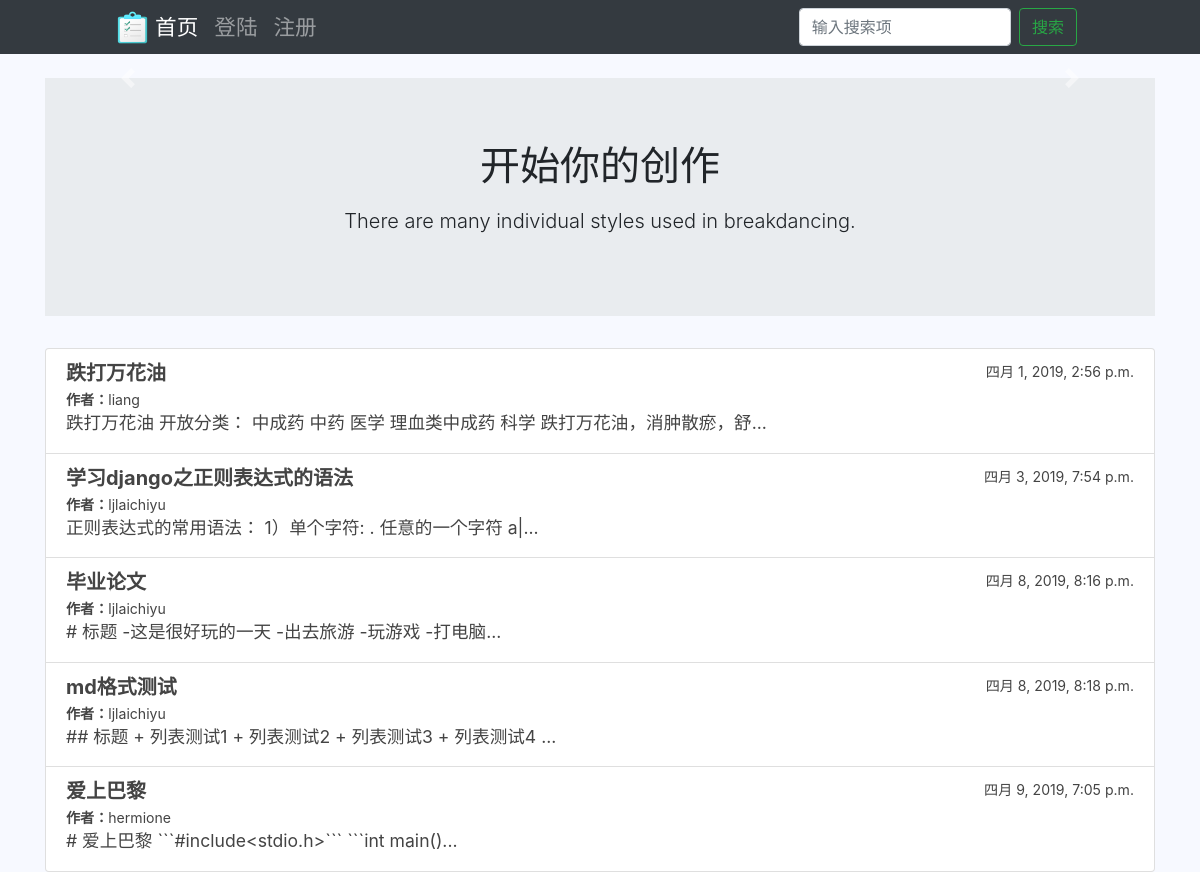
The page / on the database its author committed.
### pblog/models.py (models this page shows, shortened)
class MARTICLE(models.Model):
    writer = models.ForeignKey(User, related_name='article_writer', on_delete=models.CASCADE)
    title = models.CharField(max_length=500)
    content = models.CharField(blank=True, null=True, max_length=1000)
    ctime = models.DateTimeField(auto_now_add=True)
    audit = models.BooleanField(default=False)
    class Meta:
        verbose_name = 'MARTICLE'
        verbose_name_plural = 'MARTICLEs'

### pblog/views.py (the view)
# urls.py: path('',views.mhome,name='home'),
def mhome(request):
    allarticles = MARTICLE.objects.all()
    content = {'allarticles':allarticles}
    return render(request,'pblog/home.html',content)

### pblog/templates/pblog/home.html (shortened to what this page needs)
{% extends 'pblog/base.html' %}
{% load static %}
{% block css %}{% static 'pblog/css/home.css' %}{% endblock css %}
{% block main %}
<div id="carouselExampleControls" class="carousel slide text-center" data-ride="carousel">
<a class="carousel-control-prev" href="#carouselExampleControls" role="button" data-slide="prev">
    <span class="carousel-control-prev-icon" aria-hidden="true"></span>
</a>
<a class="carousel-control-next" href="#carouselExampleControls" role="button" data-slide="next">
    <span class="carousel-control-next-icon" aria-hidden="true"></span>
</a>
</div>
    <div class="jumbotron jumbotron-fluid">
    <div class="container text-center">
      {% if user.is_authenticated %}
      <h1 class="display-8"><p  data-toggle="modal" data-target="#exampleModal" data-whatever="@mdo">开始你的创作</p></h1>
      {% else %}
      <h1 class="display-8"><p>开始你的创作</p></h1>
      {% endif %}
        <p class="lead">There are many individual styles used in breakdancing.</p>
    </div>
    </div>
    <div class="list-group">
        {% for article in allarticles %}
        {% if article.audit %}
          <a href="{% url 'pblog:detail' article.id %}" class="list-group-item list-group-item-action">
        <div class="d-flex w-100 justify-content-between">
        <h5 class="mb-1"><strong>{{article.title}}</strong></h5>
        <small>{{article.ctime}}</small>
        </div>
        <div class="d-flex w-100 justify-content-between">
        <small><strong>作者：</strong>{{article.writer.username}}</small>
        </div>
        <p class="mb-1 articleshortcontent">{{article.content|slice:'50'}}...</p>
    </a>
        {% endif %}
        {% endfor %}
    </div>
{% endblock main %}

### pblog/static/pblog/css/base.css (style rules this page uses)
body { background: #f7f9ff; }

### pblog/templates/pblog/base.html (style rules this page uses)
a:link,a:visited { color:#444;text-decoration:none; }

### rows shown on the page
MARTICLE: title "跌打万花油", ctime "四月 1, 2019, 2:56 p.m.", writer.username "liang", content "跌打万花油 开放分类： 中成药 中药 医学 理血类中成药 科学 跌打万花油，消肿散瘀，舒"
MARTICLE: title "学习django之正则表达式的语法", ctime "四月 3, 2019, 7:54 p.m.", writer.username "ljlaichiyu", content "正则表达式的常用语法： 1）单个字符: . 任意的一个字符 a|"
MARTICLE: title "毕业论文", ctime "四月 8, 2019, 8:16 p.m.", writer.username "ljlaichiyu", content "# 标题 -这是很好玩的一天 -出去旅游 -玩游戏 -打电脑"
MARTICLE: title "md格式测试", ctime "四月 8, 2019, 8:18 p.m.", writer.username "ljlaichiyu", content "## 标题 + 列表测试1 + 列表测试2 + 列表测试3 + 列表测试4"
MARTICLE: title "爱上巴黎", ctime "四月 9, 2019, 7:05 p.m.", writer.username "hermione", content "# 爱上巴黎 ```#include<stdio.h>``` ```int main()"
